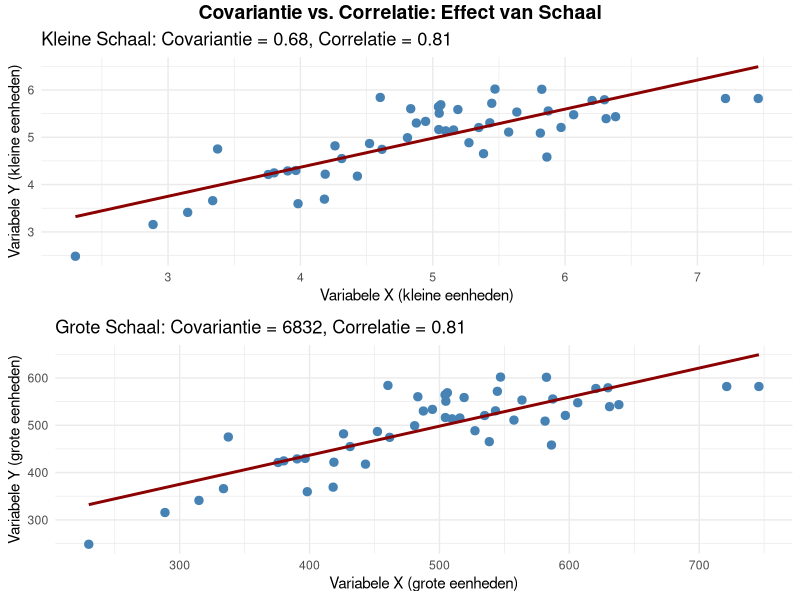
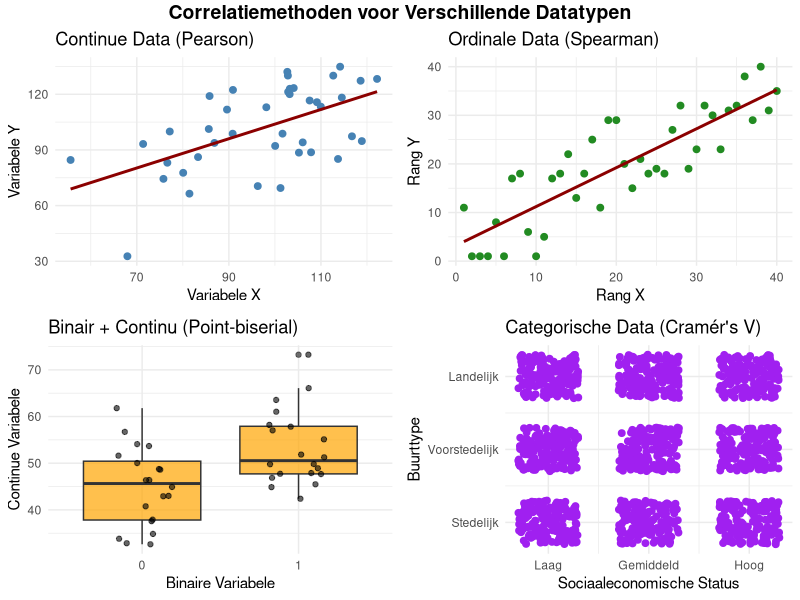
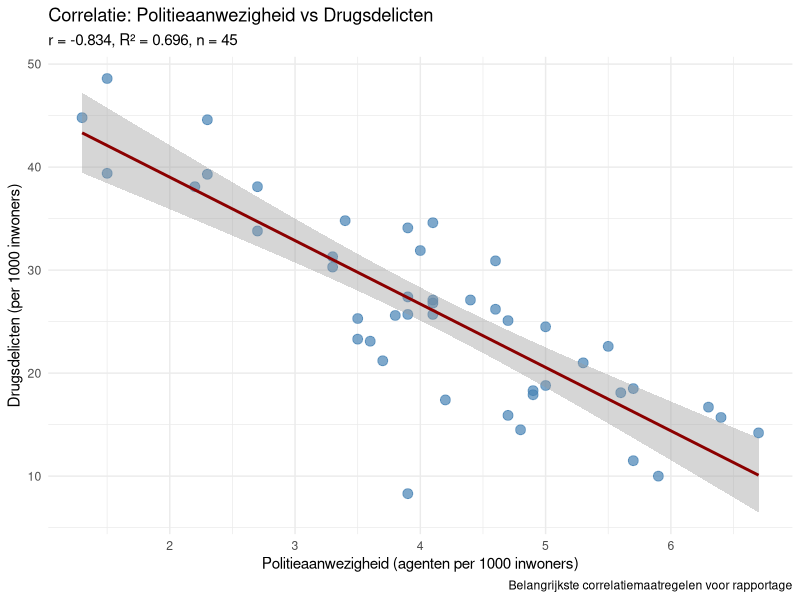
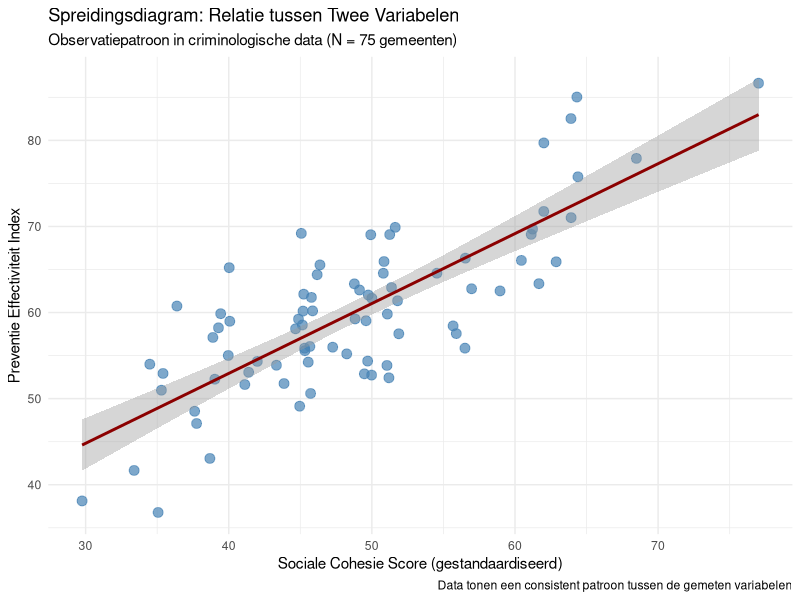
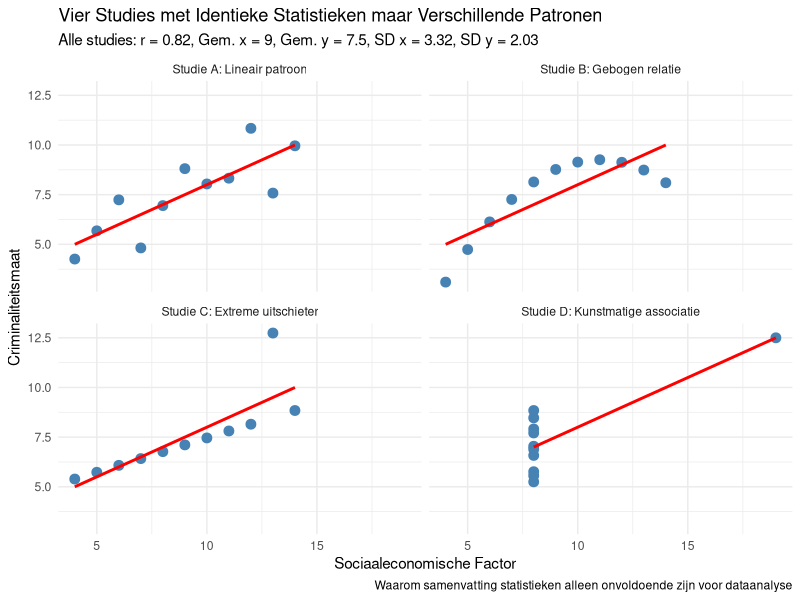
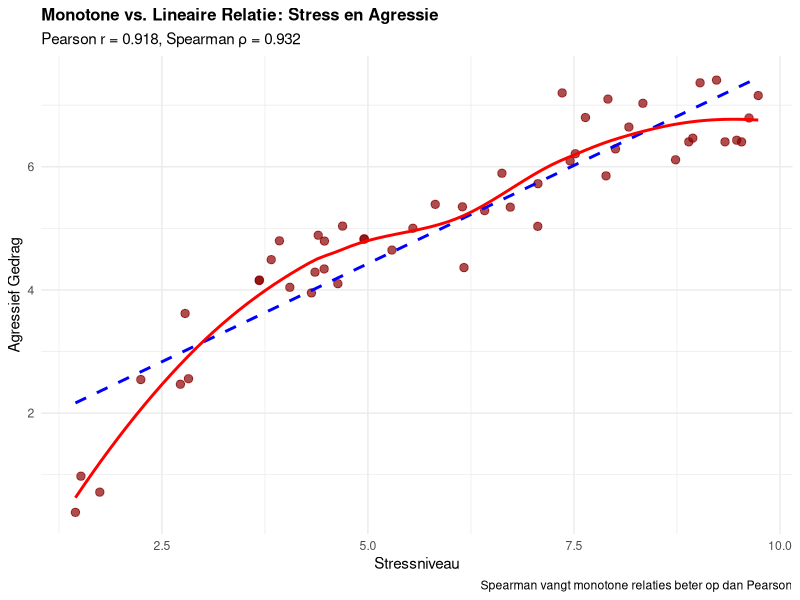
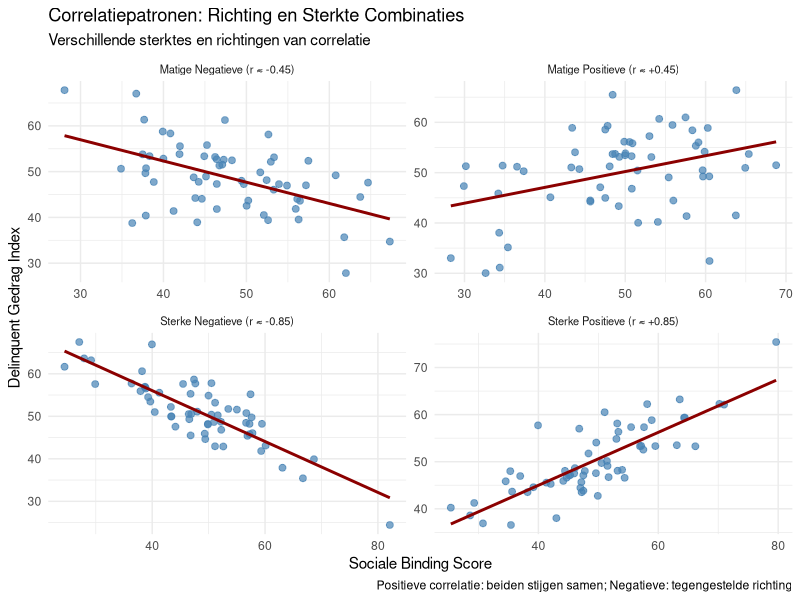
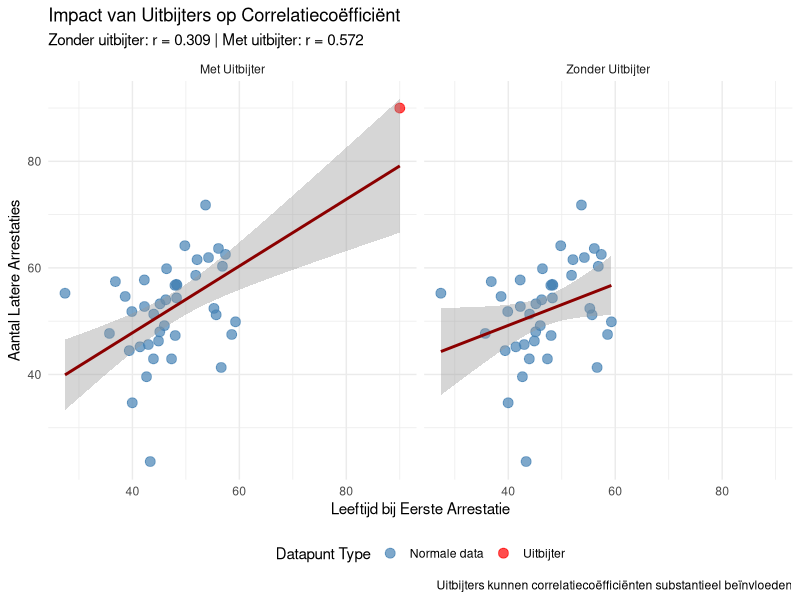

Here is the R script that generated these plots, in order:
# =============================================================================
# SIMPLIFIED DODONA CORRELATION EXERCISES - IMAGE GENERATION SCRIPT
# =============================================================================
# This script generates all visualization images for correlation exercises
# Direct generation without unnecessary function wrappers
# =============================================================================

# Load required libraries
library(ggplot2)
library(dplyr)
library(gridExtra)
library(tidyr)

# Set random seed for reproducibility
set.seed(42)

# Define the path to the appropriate Dodona directory
question_dirs <- c(
  "3" = "3.3 Correlatie - Belangrijkste maatregelen",
  "8" = "3.8 Correlatie - Interpreteer correlatie", 
  "9" = "3.9 Correlatie - Wat correlatie vertelt",
  "11" = "3.11 Correlatie - Visualisatie belang",
  "12" = "3.12 Correlatie - Covariantie verschillen",
  "14" = "3.14 Correlatie - Pearson vs Spearman",
  "15" = "3.15 Correlatie - Richting en kracht",
  "18" = "3.18 Correlatie - Wanneer welke correlatie",
  "19" = "3.19 Correlatie - Impact uitschieters",
  "21" = "3.21 Correlatie - Correlatie interpretatie",
  "23" = "3.23 Correlatie - Correlatie aannames"
)

# Function to save images to appropriate directories
save_dodona_image <- function(plot, question_num, width = 5, height = 3.5) {
  # Create directory if it doesn't exist
  dir_name <- question_dirs[as.character(question_num)]
  if (!is.na(dir_name)) {
    media_path <- file.path(dir_name, "media")
    if (!dir.exists(media_path)) {
      dir.create(media_path, recursive = TRUE)
    }
    
    # Save the image
    filename <- file.path(media_path, paste0("correlation_plot_", question_num, ".png"))
    ggsave(filename, plot, width = width, height = height, dpi = 300, bg = "white")
    cat("Saved:", filename, "- Size:", width, "x", height, "\n")
  }
}

# =============================================================================
# DIRECT IMAGE GENERATION
# =============================================================================

cat("=============================================================================\n")
cat("GENERATING ALL DODONA CORRELATION EXERCISE IMAGES\n")
cat("=============================================================================\n")

# QUESTION 3.3 - Key correlation measures
cat("\n=== Generating Q3.3 Image: Belangrijkste maatregelen ===\n")

# Generate realistic criminological data
n <- 45  # Belgian municipalities
politie <- round(rnorm(n, mean=4.2, sd=1.1), 1)
drugs <- round(25 + rnorm(n, sd=6) - 2.5*scale(politie)[,1]*3, 1)

crime_data <- data.frame(
  "Politieaanwezigheid" = politie,
  "Drugsdelicten" = drugs
)

r_value <- round(cor(crime_data$Politieaanwezigheid, crime_data$Drugsdelicten), 3)
r_squared <- round(r_value^2, 3)

p_q3 <- ggplot(crime_data, aes(x = Politieaanwezigheid, y = Drugsdelicten)) +
  geom_point(color = "steelblue", size = 3, alpha = 0.7) +
  geom_smooth(method = "lm", formula = y ~ x, se = TRUE, color = "darkred") +
  labs(
    title = "Correlatie: Politieaanwezigheid vs Drugsdelicten",
    subtitle = paste0("r = ", r_value, ", R² = ", r_squared, ", n = ", n),
    x = "Politieaanwezigheid (agenten per 1000 inwoners)",
    y = "Drugsdelicten (per 1000 inwoners)",
    caption = "Belangrijkste correlatiemaatregelen voor rapportage"
  ) +
  theme_minimal()

save_dodona_image(p_q3, 3, width = 4.5, height = 3.2)

# QUESTION 3.8 - Interpret correlation
cat("\n=== Generating Q3.8 Image: Interpreteer correlatie ===\n")

# Generate data for positive correlation of 0.75
n <- 80
x <- rnorm(n, 50, 10)
y <- 0.75 * scale(x)[,1] * 10 + rnorm(n, 60, 6)

pos_cor_data <- data.frame(
  Variable_X = x,
  Variable_Y = y
)

r_value <- round(cor(x, y), 2)
r_squared <- round(r_value^2 * 100, 1)

p_q8 <- ggplot(pos_cor_data, aes(x = Variable_X, y = Variable_Y)) +
  geom_point(color = "steelblue", size = 3, alpha = 0.7) +
  geom_smooth(method = "lm", formula = y ~ x, se = TRUE, color = "darkred") +
  labs(
    title = "Spreidingsdiagram: Relatie tussen Twee Variabelen",
    subtitle = "Observatiepatroon in criminologische data (N = 75 gemeenten)",
    x = "Sociale Cohesie Score (gestandaardiseerd)",
    y = "Preventie Effectiviteit Index",
    caption = "Data tonen een consistent patroon tussen de gemeten variabelen"
  ) +
  theme_minimal()

save_dodona_image(p_q8, 8, width = 5.0, height = 3.5)

# QUESTION 3.11 - Visualization importance (Anscombe's Quartet style)
cat("\n=== Generating Q3.11 Image: Visualisatie belang ===\n")

# Recreate identical statistics with different patterns
data_x1 <- c(10, 8, 13, 9, 11, 14, 6, 4, 12, 7, 5)
data_y1 <- c(8.04, 6.95, 7.58, 8.81, 8.33, 9.96, 7.24, 4.26, 10.84, 4.82, 5.68)
data_x2 <- c(10, 8, 13, 9, 11, 14, 6, 4, 12, 7, 5)
data_y2 <- c(9.14, 8.14, 8.74, 8.77, 9.26, 8.10, 6.13, 3.10, 9.13, 7.26, 4.74)
data_x3 <- c(10, 8, 13, 9, 11, 14, 6, 4, 12, 7, 5)
data_y3 <- c(7.46, 6.77, 12.74, 7.11, 7.81, 8.84, 6.08, 5.39, 8.15, 6.42, 5.73)
data_x4 <- c(8, 8, 8, 8, 8, 8, 8, 19, 8, 8, 8)
data_y4 <- c(6.58, 5.76, 7.71, 8.84, 8.47, 7.04, 5.25, 12.50, 5.56, 7.91, 6.89)

# Calculate statistics (they're identical for all datasets)
corr <- round(cor(data_x1, data_y1), 2)
mean_x <- round(mean(data_x1), 2)
mean_y <- round(mean(data_y1), 2)
sd_x <- round(sd(data_x1), 2)
sd_y <- round(sd(data_y1), 2)

# Combine the data
data_df <- data.frame(
  x1 = data_x1, y1 = data_y1,
  x2 = data_x2, y2 = data_y2,
  x3 = data_x3, y3 = data_y3,
  x4 = data_x4, y4 = data_y4
)

# Transform to long format for easier plotting
data_long <- data_df %>%
  mutate(id = row_number()) %>%
  gather(key, value, -id) %>%
  separate(key, c("axis", "dataset"), sep = 1) %>%
  spread(axis, value) %>%
  select(dataset, id, x, y)

# Create descriptive names for the datasets
dataset_names <- c(
  "1" = "Studie A: Lineair patroon",
  "2" = "Studie B: Gebogen relatie",
  "3" = "Studie C: Extreme uitschieter",
  "4" = "Studie D: Kunstmatige associatie"
)

# Plot the data
p_q11 <- ggplot(data_long, aes(x = x, y = y)) +
  geom_point(size = 3, color = "steelblue") +
  geom_smooth(method = "lm", se = FALSE, color = "red", formula = y ~ x) +
  facet_wrap(~ dataset, ncol = 2, labeller = labeller(dataset = dataset_names)) +
  labs(
    title = "Vier Studies met Identieke Statistieken maar Verschillende Patronen",
    subtitle = paste0("Alle studies: r = ", corr, ", Gem. x = ", mean_x, 
                      ", Gem. y = ", mean_y, ", SD x = ", sd_x, ", SD y = ", sd_y),
    caption = "Waarom samenvatting statistieken alleen onvoldoende zijn voor dataanalyse",
    x = "Sociaaleconomische Factor",
    y = "Criminaliteitsmaat"
  ) +
  theme_minimal()

save_dodona_image(p_q11, 11, width = 6.0, height = 4.5)

# QUESTION 3.12 - Covariance vs Correlation differences
cat("\n=== Generating Q3.12 Image: Covariantie verschillen ===\n")

# Generate two datasets with same correlation but different scales
n <- 50

# Dataset 1: Small scale variables
x1 <- rnorm(n, 5, 1)
y1 <- 0.7 * scale(x1)[,1] * 1 + rnorm(n, 5, 0.6)
cov1 <- round(cov(x1, y1), 2)
cor1 <- round(cor(x1, y1), 2)

# Dataset 2: Large scale variables (100x)
x2 <- x1 * 100
y2 <- y1 * 100
cov2 <- round(cov(x2, y2), 0)
cor2 <- round(cor(x2, y2), 2)

# Create combined data frame
kleine_schaal <- data.frame(x = x1, y = y1, dataset = "Kleine Schaal Variabelen")
grote_schaal <- data.frame(x = x2, y = y2, dataset = "Grote Schaal Variabelen (x100)")

# Create visualization with two plots
p1 <- ggplot(kleine_schaal, aes(x = x, y = y)) +
  geom_point(color = "steelblue", size = 2.5) +
  geom_smooth(method = "lm", se = FALSE, color = "darkred", formula = y ~ x) +
  labs(
    title = paste0("Kleine Schaal: Covariantie = ", cov1, ", Correlatie = ", cor1),
    x = "Variabele X (kleine eenheden)",
    y = "Variabele Y (kleine eenheden)"
  ) +
  theme_minimal()

p2 <- ggplot(grote_schaal, aes(x = x, y = y)) +
  geom_point(color = "steelblue", size = 2.5) +
  geom_smooth(method = "lm", se = FALSE, color = "darkred", formula = y ~ x) +
  labs(
    title = paste0("Grote Schaal: Covariantie = ", cov2, ", Correlatie = ", cor2),
    x = "Variabele X (grote eenheden)",
    y = "Variabele Y (grote eenheden)"
  ) +
  theme_minimal()

# Combine plots
p_q12 <- grid.arrange(p1, p2, nrow = 2,
         top = grid::textGrob("Covariantie vs. Correlatie: Effect van Schaal", 
                              gp = grid::gpar(fontsize = 14, fontface = "bold")))

save_dodona_image(p_q12, 12, width = 5.5, height = 4.0)

# QUESTION 3.14 - Pearson vs Spearman (monotonic vs linear)
cat("\n=== Generating Q3.14 Image: Pearson vs Spearman ===\n")

# Create data for monotonic but non-linear pattern
n <- 50
stress <- runif(n, 1, 10)
agressie <- 3 * log(stress) + rnorm(n, 0, 0.5)

# Calculate both correlations
pearson_r <- round(cor(stress, agressie, method = "pearson"), 3)
spearman_rho <- round(cor(stress, agressie, method = "spearman"), 3)

data_plot <- data.frame(stress = stress, agressie = agressie)

p_q14 <- ggplot(data_plot, aes(x = stress, y = agressie)) +
  geom_point(color = "darkred", size = 2.5, alpha = 0.7) +
  geom_smooth(method = "lm", se = FALSE, color = "blue", linetype = "dashed", 
              aes(color = "Lineaire lijn (Pearson)")) +
  geom_smooth(method = "loess", se = FALSE, color = "red", linewidth = 1,
              aes(color = "Werkelijke curve")) +
  scale_color_manual(values = c("Lineaire lijn (Pearson)" = "blue", 
                               "Werkelijke curve" = "red")) +
  labs(
    title = "Monotone vs. Lineaire Relatie: Stress en Agressie",
    subtitle = paste0("Pearson r = ", pearson_r, ", Spearman ρ = ", spearman_rho),
    x = "Stressniveau",
    y = "Agressief Gedrag",
    color = "Trendlijn Type",
    caption = "Spearman vangt monotone relaties beter op dan Pearson"
  ) +
  theme_minimal() +
  theme(legend.position = "bottom",
        plot.title = element_text(size = 12, face = "bold"))

save_dodona_image(p_q14, 14, width = 5.0, height = 3.5)

# QUESTION 3.15 - Direction and strength patterns
cat("\n=== Generating Q3.15 Image: Richting en kracht ===\n")

# Create four datasets with different correlation patterns
n <- 60

# Function to create data with specific correlation strength
create_correlation_data <- function(r_target, direction = "positive") {
  x <- rnorm(n, 50, 10)
  if (direction == "positive") {
    y <- r_target * scale(x)[,1] * 8 + rnorm(n, 50, sqrt(1 - r_target^2) * 8)
  } else {
    y <- -r_target * scale(x)[,1] * 8 + rnorm(n, 50, sqrt(1 - r_target^2) * 8)
  }
  return(data.frame(x = x, y = y))
}

# Generate four different patterns
strong_pos <- create_correlation_data(0.85, "positive") %>% mutate(pattern = "Sterke Positieve (r ≈ +0.85)")
moderate_pos <- create_correlation_data(0.45, "positive") %>% mutate(pattern = "Matige Positieve (r ≈ +0.45)")
moderate_neg <- create_correlation_data(0.45, "negative") %>% mutate(pattern = "Matige Negatieve (r ≈ -0.45)")
strong_neg <- create_correlation_data(0.85, "negative") %>% mutate(pattern = "Sterke Negatieve (r ≈ -0.85)")

# Combine all data
all_patterns <- rbind(strong_pos, moderate_pos, moderate_neg, strong_neg)

p_q15 <- ggplot(all_patterns, aes(x = x, y = y)) +
  geom_point(color = "steelblue", size = 2, alpha = 0.7) +
  geom_smooth(method = "lm", se = FALSE, color = "darkred", formula = y ~ x) +
  facet_wrap(~ pattern, ncol = 2, scales = "free") +
  labs(
    title = "Correlatiepatronen: Richting en Sterkte Combinaties",
    subtitle = "Verschillende sterktes en richtingen van correlatie",
    x = "Sociale Binding Score",
    y = "Delinquent Gedrag Index",
    caption = "Positieve correlatie: beiden stijgen samen; Negatieve: tegengestelde richting"
  ) +
  theme_minimal() +
  theme(strip.text = element_text(size = 8))

save_dodona_image(p_q15, 15, width = 6.0, height = 4.5)

# QUESTION 3.18 - When to use which correlation
cat("\n=== Generating Q3.18 Image: Wanneer welke correlatie ===\n")

# Create examples of different data types requiring different correlations
n <- 40

# Example 1: Continuous data (Pearson)
continuous_data <- data.frame(
  x = rnorm(n, 100, 15),
  y = rnorm(n, 100, 15)
) %>% 
  mutate(y = 0.6 * scale(x)[,1] * 15 + y,
         type = "Continue Data (Pearson)")

# Example 2: Ordinal/Ranked data (Spearman)
set.seed(456)
ordinal_ranks <- data.frame(
  x = sample(1:n, n),
  y = sample(1:n, n)
)
# Make them somewhat correlated
ordinal_ranks$y <- ordinal_ranks$x + sample(-10:10, n, replace = TRUE)
ordinal_ranks$y[ordinal_ranks$y < 1] <- 1
ordinal_ranks$y[ordinal_ranks$y > n] <- n
ordinal_ranks$type <- "Ordinale Data (Spearman)"

# Example 3: Binary + Continuous (Point-biserial)
binary_cont <- data.frame(
  x = rep(c(0, 1), each = n/2),
  y = c(rnorm(n/2, 45, 8), rnorm(n/2, 55, 8)),
  type = "Binair + Continu (Point-biserial)"
)

# Example 4: Categorical (Chi-square/Cramér's V)
categorical <- expand.grid(
  x = factor(rep(c("Laag", "Gemiddeld", "Hoog"), each = n/3)),
  y = factor(rep(c("Stedelijk", "Voorstedelijk", "Landelijk"), n/3))
) %>%
  mutate(type = "Categorische Data (Cramér's V)",
         x_num = as.numeric(x),
         y_num = as.numeric(y))

# Combine and create visualization
p1 <- ggplot(continuous_data, aes(x = x, y = y)) +
  geom_point(color = "steelblue", size = 2) +
  geom_smooth(method = "lm", se = FALSE, color = "darkred") +
  labs(title = "Continue Data (Pearson)", x = "Variabele X", y = "Variabele Y") +
  theme_minimal()

p2 <- ggplot(ordinal_ranks, aes(x = x, y = y)) +
  geom_point(color = "forestgreen", size = 2) +
  geom_smooth(method = "lm", se = FALSE, color = "darkred") +
  labs(title = "Ordinale Data (Spearman)", x = "Rang X", y = "Rang Y") +
  theme_minimal()

p3 <- ggplot(binary_cont, aes(x = factor(x), y = y)) +
  geom_boxplot(fill = "orange", alpha = 0.7) +
  geom_jitter(width = 0.2, alpha = 0.6) +
  labs(title = "Binair + Continu (Point-biserial)", x = "Binaire Variabele", y = "Continue Variabele") +
  theme_minimal()

p4 <- ggplot(categorical, aes(x = x_num, y = y_num)) +
  geom_jitter(color = "purple", size = 2, width = 0.3, height = 0.3) +
  scale_x_continuous(breaks = 1:3, labels = c("Laag", "Gemiddeld", "Hoog")) +
  scale_y_continuous(breaks = 1:3, labels = c("Stedelijk", "Voorstedelijk", "Landelijk")) +
  labs(title = "Categorische Data (Cramér's V)", x = "Sociaaleconomische Status", y = "Buurttype") +
  theme_minimal()

# Combine all plots
p_q18 <- grid.arrange(p1, p2, p3, p4, ncol = 2,
         top = grid::textGrob("Correlatiemethoden voor Verschillende Datatypen", 
                              gp = grid::gpar(fontsize = 14, fontface = "bold")))

save_dodona_image(p_q18, 18, width = 6.5, height = 5.0)

# QUESTION 3.19 - Impact of outliers
cat("\n=== Generating Q3.19 Image: Impact uitschieters ===\n")

# Create data with and without outliers
n <- 40

# Base data with moderate correlation
set.seed(789)
x_base <- rnorm(n, 50, 10)
y_base <- 0.4 * scale(x_base)[,1] * 8 + rnorm(n, 50, 8)

# Data without outlier
data_normal <- data.frame(x = x_base, y = y_base, type = "Zonder Uitbijter")

# Data with outlier
data_outlier <- data.frame(
  x = c(x_base, 90),
  y = c(y_base, 90),
  type = "Met Uitbijter"
)

# Calculate correlations
r_normal <- round(cor(data_normal$x, data_normal$y), 3)
r_outlier <- round(cor(data_outlier$x, data_outlier$y), 3)

# Combine data
all_data <- rbind(data_normal, data_outlier)

p_q19 <- ggplot(all_data, aes(x = x, y = y)) +
  geom_point(aes(color = ifelse(x > 80 & y > 80, "Uitbijter", "Normale data")), 
             size = 3, alpha = 0.7) +
  geom_smooth(method = "lm", se = TRUE, color = "darkred", formula = y ~ x) +
  facet_wrap(~ type, ncol = 2) +
  scale_color_manual(values = c("Normale data" = "steelblue", "Uitbijter" = "red")) +
  labs(
    title = "Impact van Uitbijters op Correlatiecoëfficiënt",
    subtitle = paste0("Zonder uitbijter: r = ", r_normal, " | Met uitbijter: r = ", r_outlier),
    x = "Leeftijd bij Eerste Arrestatie",
    y = "Aantal Latere Arrestaties",
    color = "Datapunt Type",
    caption = "Uitbijters kunnen correlatiecoëfficiënten substantieel beïnvloeden"
  ) +
  theme_minimal() +
  theme(legend.position = "bottom")

save_dodona_image(p_q19, 19, width = 5.5, height = 3.8)

# QUESTION 3.21 - Correlation interpretation scenarios
cat("\n=== Generating Q3.21 Image: Correlatie interpretatie ===\n")

# Create different correlation scenarios for interpretation
n <- 50

# Scenario 1: Strong positive correlation
scenario1 <- data.frame(
  x = rnorm(n, 50, 10),
  scenario = "Scenario A: r = +0.78"
)
scenario1$y <- 0.78 * scale(scenario1$x)[,1] * 8 + rnorm(n, 50, 6)

# Scenario 2: Weak negative correlation
scenario2 <- data.frame(
  x = rnorm(n, 50, 10),
  scenario = "Scenario B: r = -0.23"
)
scenario2$y <- -0.23 * scale(scenario2$x)[,1] * 8 + rnorm(n, 50, 9)

# Scenario 3: No correlation
scenario3 <- data.frame(
  x = rnorm(n, 50, 10),
  scenario = "Scenario C: r ≈ 0.00"
)
scenario3$y <- rnorm(n, 50, 8)

# Scenario 4: Moderate negative correlation
scenario4 <- data.frame(
  x = rnorm(n, 50, 10),
  scenario = "Scenario D: r = -0.55"
)
scenario4$y <- -0.55 * scale(scenario4$x)[,1] * 8 + rnorm(n, 50, 7)

# Combine all scenarios
all_scenarios <- rbind(scenario1, scenario2, scenario3, scenario4)

p_q21 <- ggplot(all_scenarios, aes(x = x, y = y)) +
  geom_point(color = "steelblue", size = 2.5, alpha = 0.7) +
  geom_smooth(method = "lm", se = FALSE, color = "darkred", formula = y ~ x) +
  facet_wrap(~ scenario, ncol = 2) +
  labs(
    title = "Verschillende Correlatiescenario's voor Interpretatie",
    subtitle = "Hoe interpreteer je verschillende correlatiesterktes?",
    x = "Sociaaleconomische Status",
    y = "Misdaadcijfer per 1000 inwoners",
    caption = "Sterkte interpretatie: |r| < 0.3 zwak, 0.3-0.7 matig, > 0.7 sterk"
  ) +
  theme_minimal() +
  theme(strip.text = element_text(size = 9))

save_dodona_image(p_q21, 21, width = 6.0, height = 4.5)

# QUESTION 3.23 - Correlation assumptions
cat("\n=== Generating Q3.23 Image: Correlatie aannames ===\n")

# Create examples showing when correlation assumptions are violated
n <- 60

# Example 1: Normal linear relationship (assumptions met)
normal_data <- data.frame(
  x = rnorm(n, 50, 10),
  type = "Aannames Voldaan"
)
normal_data$y <- 0.6 * scale(normal_data$x)[,1] * 8 + rnorm(n, 50, 6)

# Example 2: Non-linear relationship (linearity assumption violated)
nonlinear_data <- data.frame(
  x = seq(10, 90, length.out = n),
  type = "Lineariteit Geschonden"
)
nonlinear_data$y <- 30 + 0.3 * (nonlinear_data$x - 50)^2 + rnorm(n, 0, 5)

# Example 3: Heteroscedasticity (homoscedasticity assumption violated)
hetero_data <- data.frame(
  x = seq(20, 80, length.out = n),
  type = "Homoscedasticiteit Geschonden"
)
hetero_data$y <- 20 + 0.5 * hetero_data$x + rnorm(n, 0, hetero_data$x * 0.2)

# Example 4: Outliers present (normality/no outliers assumption violated)
outlier_data <- data.frame(
  x = c(rnorm(n-3, 50, 8), c(20, 80, 85)),
  y = c(rnorm(n-3, 50, 8), c(80, 20, 85)),
  type = "Uitbijters Aanwezig"
)
outlier_data$y[1:(n-3)] <- 0.5 * scale(outlier_data$x[1:(n-3)])[,1] * 8 + outlier_data$y[1:(n-3)]

# Combine all data
all_data <- rbind(normal_data, nonlinear_data, hetero_data, outlier_data)

p_q23 <- ggplot(all_data, aes(x = x, y = y)) +
  geom_point(color = "steelblue", size = 2, alpha = 0.7) +
  geom_smooth(method = "lm", se = FALSE, color = "red", formula = y ~ x) +
  facet_wrap(~ type, ncol = 2) +
  labs(
    title = "Pearson Correlatie Aannames: Voldaan vs. Geschonden",
    subtitle = "Wanneer is Pearson correlatie betrouwbaar?",
    x = "Variabele X",
    y = "Variabele Y",
    caption = "Pearson correlatie werkt best bij lineaire, homoscedastische relaties zonder uitbijters"
  ) +
  theme_minimal() +
  theme(strip.text = element_text(size = 9))

save_dodona_image(p_q23, 23, width = 6.0, height = 4.5)

# =============================================================================
# COMPLETION SUMMARY
# =============================================================================

cat("\n=============================================================================\n")
cat("IMAGE GENERATION COMPLETE!\n")
cat("=============================================================================\n")
cat("Total images generated: 10\n")
cat("All images saved to respective media/ folders with custom dimensions\n")
cat("=============================================================================\n")

# Print summary of image dimensions
cat("\n=== IMAGE DIMENSION SUMMARY ===\n")
image_specs <- data.frame(
  Question = c("Q3.3", "Q3.8", "Q3.11", "Q3.12", "Q3.14", "Q3.15", "Q3.18", "Q3.19", "Q3.21", "Q3.23"),
  Description = c("Belangrijkste maatregelen", "Interpreteer correlatie", "Visualisatie belang", 
                  "Covariantie verschillen", "Pearson vs Spearman", "Richting en kracht",
                  "Wanneer welke correlatie", "Impact uitschieters", "Correlatie interpretatie", 
                  "Correlatie aannames"),
  Width = c(4.5, 5.0, 6.0, 5.5, 5.0, 6.0, 6.5, 5.5, 6.0, 6.0),
  Height = c(3.2, 3.5, 4.5, 4.0, 3.5, 4.5, 5.0, 3.8, 4.5, 4.5),
  Panels = c(1, 1, 4, 2, 1, 4, 4, 2, 4, 4)
)

print(image_specs)

cat("\n=== SCRIPT EXECUTION COMPLETED ===\n")